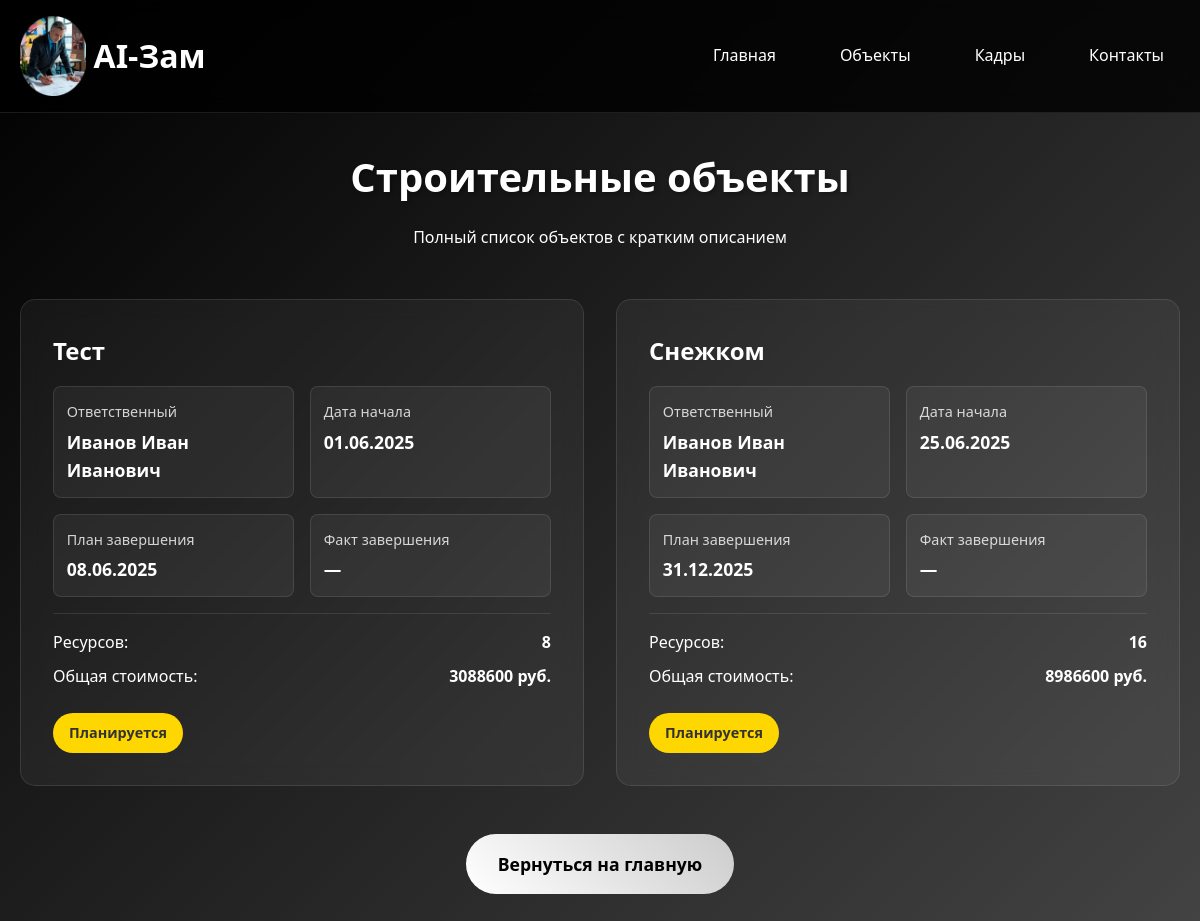
Before: /objects/ with the older database file.
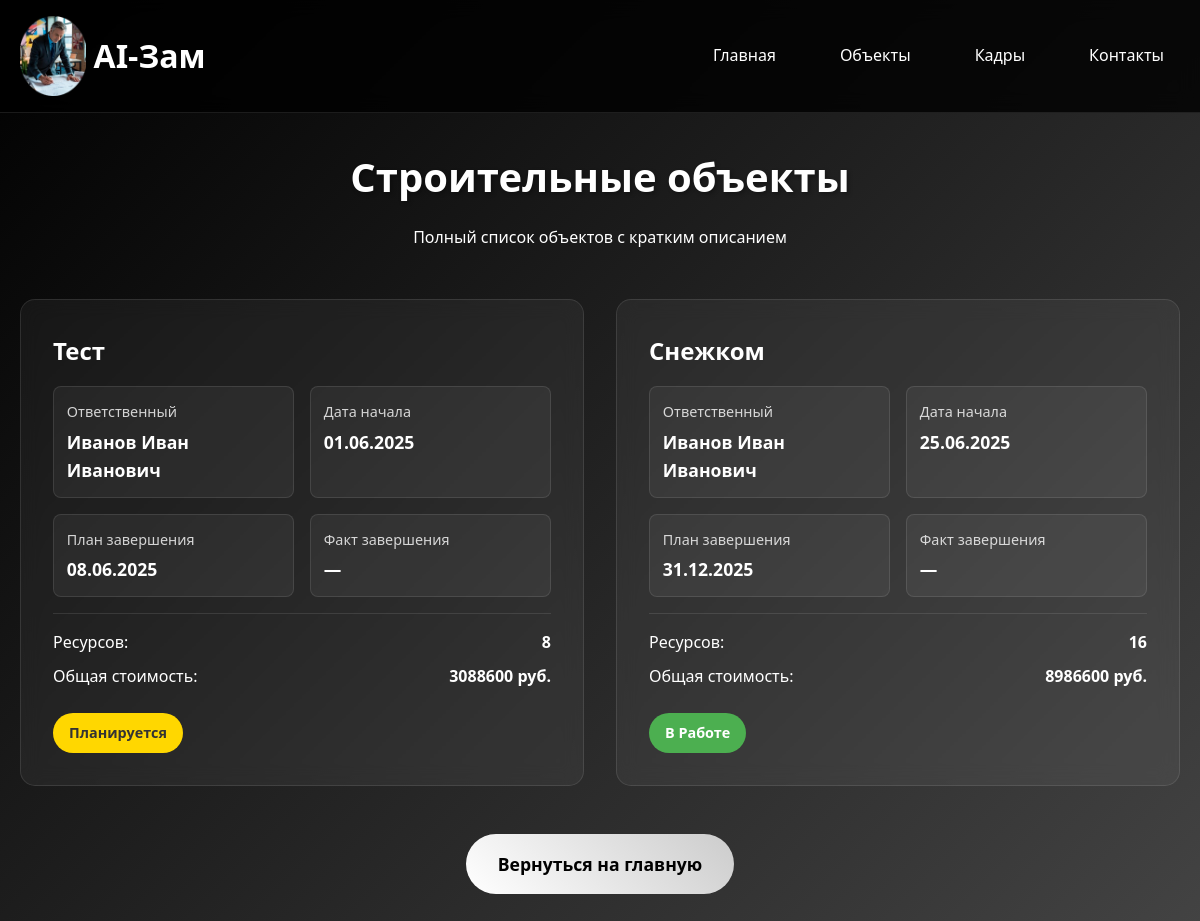
After: the same page with the newer database file.
### object/models.py (models this page shows, shortened)
class Objekt(models.Model):
    STATUS_CHOICES = [
        ('планируется', 'Планируется'),
        ('в работе', 'В работе'),
        ('завершён', 'Завершён'),
    ]
    nazvanie = models.CharField(max_length=255, verbose_name="Название")
    otvetstvennyj = models.ForeignKey(Kadry, on_delete=models.SET_NULL, null=True, blank=True, verbose_name="Ответственный")
    data_nachala = models.DateField(verbose_name="Дата начала")
    data_plan_zaversheniya = models.DateField(verbose_name="Дата план завершения")
    data_fakt_zaversheniya = models.DateField(null=True, blank=True, verbose_name="Дата факт завершения")
    status = models.CharField(max_length=20, choices=STATUS_CHOICES, default='планируется', verbose_name="Статус")
    class Meta:
        verbose_name = "Объект"
        verbose_name_plural = "Объекты"
        db_table = 'objekt'

class Kadry(models.Model):
    fio = models.CharField(max_length=255, verbose_name="ФИО")
    specialnost = models.ForeignKey(Specialnost, on_delete=models.CASCADE, verbose_name="Специальность", related_name="kadry")
    razryad = models.CharField(max_length=50, verbose_name="Разряд")
    pasport = models.CharField(max_length=100, verbose_name="Паспорт")
    telefon = models.CharField(max_length=20, verbose_name="Телефон")
    class Meta:
        verbose_name = "Кадр"
        verbose_name_plural = "Кадры"
        db_table = 'kadry'

### object/views.py (the view)
# urls.py: path('objects/', objects_list, name='objects_list'),
def objects_list(request):
    print("\n\n*** objects_list view called ***\n\n")
    objects = Objekt.objects.select_related('otvetstvennyj').all()
    objects_with_info = []
    for obj in objects:
        total_resources = ResursyPoObjektu.objects.filter(objekt=obj).count()
        total_cost = sum(r.kolichestvo * r.cena for r in ResursyPoObjektu.objects.filter(objekt=obj))
        objects_with_info.append({
            'object': obj,
            'total_resources': total_resources,
            'total_cost': total_cost,
        })
    context = {
        'objects_with_info': objects_with_info,
    }
    return render(request, 'object/objects_list.html', context)

### object/templates/object/objects_list.html (shortened to what this page needs)
{% load static %}
<!DOCTYPE html>
<html lang="ru">
<head>
</head>
<body>
    <header>
        <div class="container">
            <div class="header-content">
                <a href="/" class="logo">
                    <img src="{% static 'images/logo-ai.png' %}" alt="AI-Зам">
                    AI-Зам
                </a>
                <nav class="nav-links">
                    <a href="/">Главная</a>
                    <a href="/objects/">Объекты</a>
                    <a href="/admin/object/kadry/">Кадры</a>
                    <a href="#contact">Контакты</a>
                </nav>
            </div>
        </div>
    </header>
    <main class="container">
        <section class="page-title">
            <h1>Строительные объекты</h1>
            <p>Полный список объектов с кратким описанием</p>
        </section>
        <section class="objects-grid">
            {% for item in objects_with_info %}
            <div class="object-card">
                <div class="object-title"><a href="/objects/{{ item.object.id }}/" style="color: #fff; text-decoration: none;">{{ item.object.nazvanie }}</a></div>
                <div class="object-info">
                    <div class="info-item">
                        <div class="info-label">Ответственный</div>
                        <div class="info-value">{{ item.object.otvetstvennyj.fio|default:"Не назначен" }}</div>
                    </div>
                    <div class="info-item">
                        <div class="info-label">Дата начала</div>
                        <div class="info-value">{{ item.object.data_nachala|date:"d.m.Y" }}</div>
                    </div>
                    <div class="info-item">
                        <div class="info-label">План завершения</div>
                        <div class="info-value">{{ item.object.data_plan_zaversheniya|date:"d.m.Y" }}</div>
                    </div>
                    <div class="info-item">
                        <div class="info-label">Факт завершения</div>
                        <div class="info-value">{{ item.object.data_fakt_zaversheniya|date:"d.m.Y"|default:"—" }}</div>
                    </div>
                </div>
                <div class="object-summary">
                    <div class="summary-item">
                        <span>Ресурсов:</span>
                        <strong>{{ item.total_resources }}</strong>
                    </div>
                    <div class="summary-item">
                        <span>Общая стоимость:</span>
                        <strong>{{ item.total_cost|floatformat:0 }} руб.</strong>
                    </div>
                </div>
                <div class="object-status
                    {% if item.object.status == 'планируется' %}status-planned
                    {% elif item.object.status == 'в работе' %}status-active
                    {% else %}status-completed{% endif %}">
                    {{ item.object.status|title }}
                </div>
            </div>
            {% empty %}
            <div style="grid-column: 1 / -1; text-align: center; padding: 3rem;">
                <h3>Объекты не найдены</h3>
                <p>В базе данных пока нет объектов.</p>
            </div>
            {% endfor %}
        </section>
        <section class="back-link">
            <a href="/" class="btn-back">Вернуться на главную</a>
        </section>
    </main>
</body>
</html>

Changed rows visible on the page:
changed Objekt "Снежком": status "планируется" → "в работе" (drawn); object.status "Планируется" → "В Работе"
